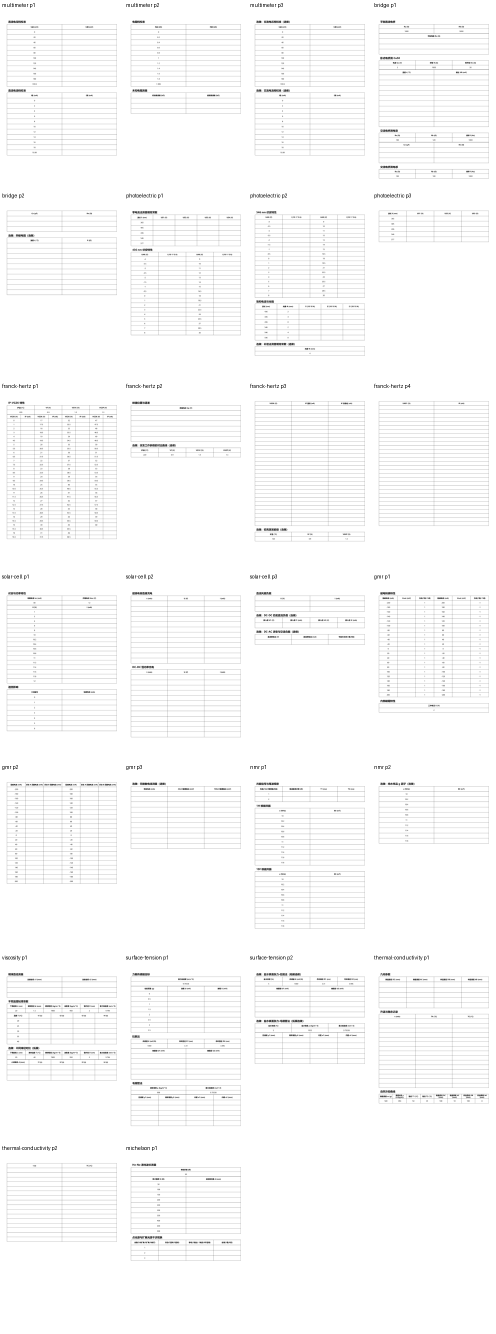
#> input picture artifacts/record-sheet-audit/contact-sheet.png, 992 x 2667 px (shown at 1/2 size)
$ python -i preprocess.py   (imports and definitions only)
#> lines starting #> are read from the running program, lines starting #| are printed output that depends on the picture; after the words box and inside, x2 and y2 are one past the last pixel; in counts of white or black regions, pixels touching at a corner belong together
#> further down, picture is the input picture: shape (2667, 992, 3); min 1, max 255, mean 250.2
"""Conservative record-sheet rectification without aggressive binarization."""

from __future__ import annotations

from dataclasses import dataclass
from pathlib import Path

import cv2
import numpy as np
from PIL import Image, ImageOps


@dataclass(frozen=True)
class PreprocessedPage:
    image: np.ndarray
    confidence: float
    method: str
    source_size: tuple[int, int]
    corners: tuple[tuple[float, float], ...]


# [7 lines left out: function grayscale_from_image, not called in this run]


def load_grayscale(path: Path, *, denoise: bool = False) -> np.ndarray:
    with Image.open(path) as source:
        return grayscale_from_image(source, denoise=denoise)


# [26 lines left out: functions preprocess_content, _order_corners, not called in this run]


def detect_page_boundary(image: np.ndarray) -> tuple[np.ndarray | None, float]:
    height, width = image.shape[:2]
#> height = 2667; width = 992
    scale = min(1.0, 1600.0 / max(height, width))
#> scale = 0.6
    small = cv2.resize(image, None, fx=scale, fy=scale, interpolation=cv2.INTER_AREA)
    blurred = cv2.GaussianBlur(small, (5, 5), 0)
    edges = cv2.Canny(blurred, 50, 150)
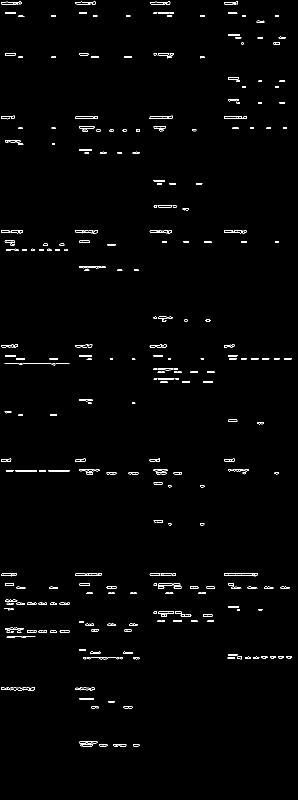
#> edges: shape (1600, 595) (shown at 1/2 size); 1.1% white in thin lines or dots
    edges = cv2.morphologyEx(edges, cv2.MORPH_CLOSE, np.ones((7, 7), np.uint8))
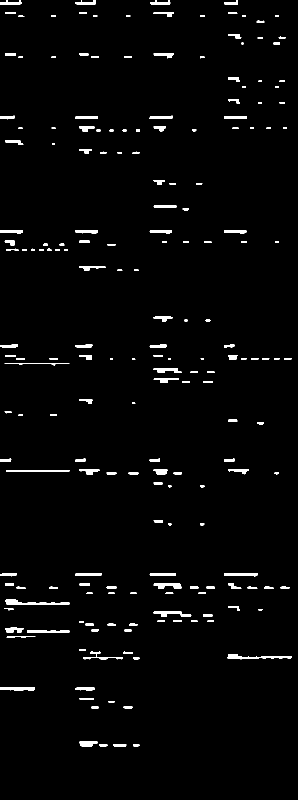
#> edges: shape (1600, 595) (shown at 1/2 size); 2.1% white; 198 white regions (3 under 20 px)
    contours, _ = cv2.findContours(edges, cv2.RETR_LIST, cv2.CHAIN_APPROX_SIMPLE)
#> contours = 198 contours, 35 with area under 20; largest, box (x1, y1, x2, y2) and area: (455, 1308, 584, 1319) 532, (10, 1199, 140, 1209) 470, (12, 940, 140, 944) 350, (307, 1167, 364, 1177) 314, (0, 1374, 69, 1381) 306
    page_area = float(small.shape[0] * small.shape[1])
#> page_area = 952000
    for contour in sorted(contours, key=cv2.contourArea, reverse=True)[:20]:
        perimeter = cv2.arcLength(contour, True)
        polygon = cv2.approxPolyDP(contour, 0.02 * perimeter, True)
        area_ratio = cv2.contourArea(contour) / page_area
        if len(polygon) == 4 and area_ratio >= 0.35:
            points = polygon.reshape(4, 2) / scale
            return _order_corners(points), min(0.99, 0.65 + area_ratio * 0.3)
#> this loop made 20 passes
#> (perimeter, polygon, area_ratio) on passes 1, 2, 3, 5, 8, 10, 14, 16, 17: (284.7, [[455, 1314], [583, 1312], [456, 1308]], 0.000559), (275.8, [[10, 1200], [13, 1208], [139, 1207]], 0.000494), (260.7, [[12, 940], [139, 941]], 0.000367), (147.9, [[68, 1374], [0, 1375], [0, 1379], [67, 1380]], 0.000322), (143.6, [[448, 1147], [449, 1151], [514, 1150], [514, 1146]], 0.00029), (175.7, [[54, 1261], [138, 1264]], 0.000249), (99.66, [[448, 233], [448, 237], [493, 236], [493, 232]], 0.000228), (112.5, [[299, 1149], [350, 1151], [351, 1146], [308, 1146]], 0.000223), (112.5, [[150, 1149], [200, 1151], [202, 1146], [159, 1146]], 0.000222)
#> (perimeter, area_ratio) on passes 4, 6, 7, 9, 11, 12: (136.1, 0.00033), (174.7, 0.000316), (133.3, 0.000315), (85.66, 0.000259), (115.7, 0.000238), (95.31, 0.000237)
    return None, 0.0


# [45 lines left out: functions perspective_correct, _page_from_grayscale, preprocess_page, not called in this run]

>>> import cv2
>>> picture = cv2.imread('../../artifacts/record-sheet-audit/contact-sheet.png')
>>> result = detect_page_boundary(picture)
